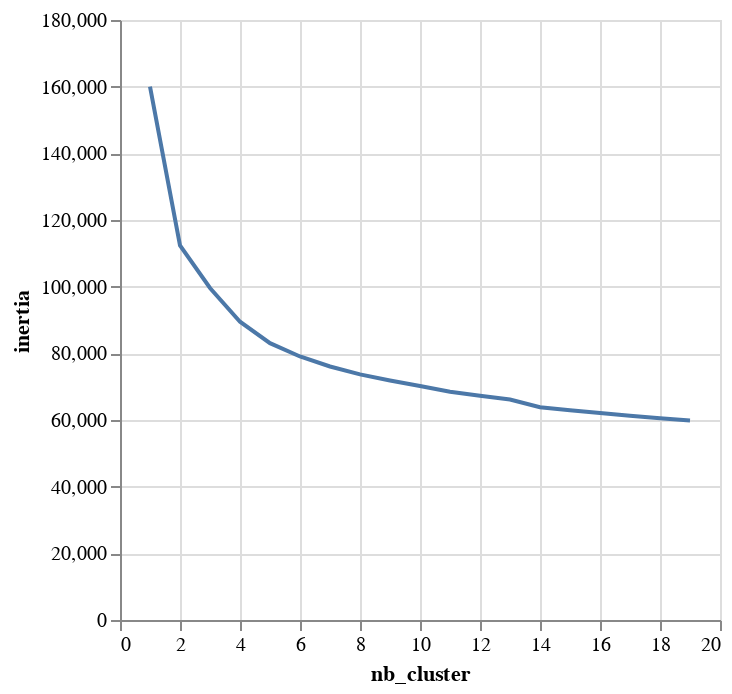

The cell this chart's notebook holds for it:
### Markdown cell above
**[6.5.7]** Plot a line chart that will show the inertia values from the number of clusters

### Code cell
alt.Chart(cluster_df).mark_line().encode(alt.X('nb_cluster'), alt.Y('inertia'))

### Figure 1 — Vega-Lite specification as saved in the notebook (floating-point values rounded to 4 significant figures)
{"config": {"view": {"continuousWidth": 300, "continuousHeight": 300}}, "data": {"name": "data-1652c16a5780e9530ca92d8d8cd9956e"}, "mark": {"type": "line"}, "encoding": {"x": {"field": "nb_cluster", "type": "quantitative"}, "y": {"field": "inertia", "type": "quantitative"}}, "$schema": "https://vega.github.io/schema/vega-lite/v5.20.1.json", "datasets": {"data-1652c16a5780e9530ca92d8d8cd9956e": [{"nb_cluster": 1, "inertia": 160000.0}, {"nb_cluster": 2, "inertia": 112400.0}, {"nb_cluster": 3, "inertia": 99610.0}, {"nb_cluster": 4, "inertia": 89480.0}, {"nb_cluster": 5, "inertia": 83050.0}, {"nb_cluster": 6, "inertia": 79060.0}, {"nb_cluster": 7, "inertia": 76040.0}, {"nb_cluster": 8, "inertia": 73690.0}, {"nb_cluster": 9, "inertia": 71840.0}, {"nb_cluster": 10, "inertia": 70170.0}, {"nb_cluster": 11, "inertia": 68500.0}, {"nb_cluster": 12, "inertia": 67290.0}, {"nb_cluster": 13, "inertia": 66120.0}, {"nb_cluster": 14, "inertia": 63850.0}, {"nb_cluster": 15, "inertia": 62910.0}, {"nb_cluster": 16, "inertia": 62080.0}, {"nb_cluster": 17, "inertia": 61260.0}, {"nb_cluster": 18, "inertia": 60520.0}, {"nb_cluster": 19, "inertia": 59860.0}]}}
